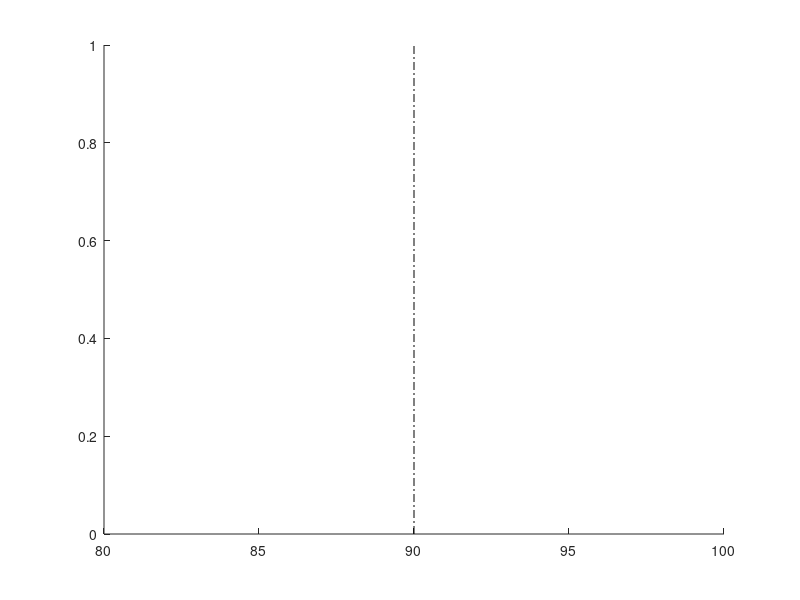

The MATLAB source for this figure: (Note: this script raises an error after producing the figure.)
close all;
clear all;

filePath = fullfile(pwd,'data');
flipNameStr = 'flip';
matFile = dir(fullfile(filePath,'*.mat'));
pBias = cell(1,2);
pThreshold = cell(1,2);
legendText = cell(2,2);

popChoice = [];
pI = 0;

figureNum = 1;
uniqueDeg = cell(1,2);
popHeadDeg = cell(1,2);
popPurDir = cell(1,2);
pChoice = cell(1,2);

colorIndex = {[1 0.1 0.1],[0.8 0.5 0.3];[0.1 0.1 1],[0.3 0.5 0.8];[0.1 1 0.1],[0.5 0.8 0.3];[0.1 1 1],[0.3 0.8 0.8]}; % {dir,typeI}

for i = 1:length(matFile)
    
    data = load(fullfile(filePath,matFile(i).name));
    popChoice = cat(1,popChoice,data.choice);
    trialNum = size(data.conditionIndex,1);
    flipDegree = contains(matFile(i).name,flipNameStr);
    num = regexp(matFile(i).name, '(\d+)','tokens');
    subNum = cell2mat(num{1});
    
    % rotation:
    headDeg{1} = nan(trialNum,2);
    purDir{1} = nan(trialNum,2);
    choice{1} = nan(trialNum,2);
    
    % frustum shift
    headDeg{2} = nan(trialNum,2);
    purDir{2} = nan(trialNum,2);
    choice{2} = nan(trialNum,2);
    
    % classfy the degree and pursuit direction based on the rotation type
    for triali = 1:trialNum
        motionType = data.trialIndex(triali,2);
        headDeg{motionType}(triali,:) = [data.conditionIndex(triali,1),data.trialIndex(triali,1)];
        purDir{motionType}(triali,:) = [data.conditionIndex(triali,4),data.trialIndex(triali,1)];
        choice{motionType}(triali,:) = [data.choice(triali),data.trialIndex(triali,1)];
    end
    
    if ishandle(figureNum); end; figure(figureNum); set(gcf,'color','white'); hold on; plot([90,90],[0,1],'-.k');
    
    for typeI =1:length(headDeg)
        % delete the nan vaule
        delDeg = find(isnan(headDeg{typeI}(:,1)));
        headDeg{typeI}(delDeg,:) = [];
        delDir = find(isnan(purDir{typeI}(:,1)));
        purDir{typeI}(delDir,:) = [];
        delChoice = find(isnan(choice{typeI}(:,1)));
        choice{typeI}(delChoice,:) = [];
        
        if flipDegree
            headDeg{typeI}(:,1) = -headDeg{typeI}(:,1);
        end
        
        uniqueDeg{typeI} = unique(headDeg{typeI}(:,1));
        
        popHeadDeg{typeI} = cat(1,popHeadDeg{typeI},headDeg{typeI});
        popPurDir{typeI} = cat(1,popPurDir{typeI},purDir{typeI});
        pChoice{typeI} = cat(1,pChoice{typeI},choice{typeI});
        
        pRight = [];
        choiceF = [];
        
        uniqueDir = unique(purDir{typeI}(:,1));
        dirLength = length(uniqueDir);
        dirIndex = cell(1,dirLength);
        for dir = 1:dirLength
            trialIndexI = find(purDir{typeI}(:,1) == uniqueDir(dir));
            dirIndex{dir} = purDir{typeI}(trialIndexI,:);
        end
        
        %         if typeI == 1
        %             for k = 1:length(uniqueDeg{typeI})
        %                 index = ismember(headDeg{typeI}(:,1),uniqueDeg{typeI}(k));
        %                 trialIndex = headDeg{typeI}(index,2);
        %                 pRight{k} = sum(choice{k} == 2)./ length(choice{k});
        %                 choiceF{k} = length(choice{k});
        %             end
        %             fitData = [uniqueDeg{typeI},cell2mat(pRight),cell2mat(choiceF)];
        %
        %             [bias,threshold] = cum_gaussfit_max1(fitData(1:end,:));
        %             pBias(triali,i) = bias;
        %             pThreshold(triali,i) = threshold;
        %             xi = min(uniqueDeg{typeI}):0.1:max(uniqueDeg{typeI});
        %             y_fit = cum_gaussfit([bias,threshold],xi);
        %
        %             if ishandle(figureNum); end; figure(figureNum); set(gcf,'color','white');
        %             plot([90,90],[0,1],'-.k');
        %             hold on
        %             plot(uniqueDeg{typeI},cell2mat(pRight),'*');
        %             plot(xi,y_fit,'-');
        %             set(gca, 'xlim',[-15,15],'ylim',[0 1])
        %             xlabel('Heading degree');
        %             ylabel('Proportion of "right" choice');
        %             title(['Condition ' num2str(typeI) ' for participant ' subNum]);
        %             %     hleg1=legend('choice','mean & standard error','linear result');
        %             %     set(hleg1,'Location','EastOutside')
        %             text(5,0.8,sprintf('\\it\\mu_{psy} = \\rm%6.3g\\circ',bias),'color','b')
        %             text(5,0.7,sprintf('\\it\\sigma_{psy} = \\rm%6.3g\\circ', threshold),'color','b')
        %             figureNum = figureNum+1;
        %         elseif typeI>1
        for dir = 1:dirLength
            for k = 1:length(uniqueDeg{typeI})
                index = find(ismember(headDeg{typeI}(:,1),uniqueDeg{typeI}(k)));
                trialIndex = headDeg{typeI}(index,2);
                trialIndex = trialIndex(ismember(trialIndex,dirIndex{dir}(:,2)));
                choicei{k} = choice{typeI}(ismember(choice{typeI}(:,2),trialIndex),1); %%
                pRight{k} = sum(choicei{k} == 2)./ length(choicei{k});
                choiceF{k} = length(choicei{k});
            end
            fitData = [uniqueDeg{typeI},cell2mat(pRight'),cell2mat(choiceF')];
            if min(cell2mat(pRight)) == 1
                fitData(:,2) = fitData(:,2) - 0.01;
            elseif max(cell2mat(pRight)) == 0
                fitData(:,2) = fitData(:,2) + 0.01;
            end
            [bias,threshold] = cum_gaussfit_max1(fitData(1:end,:));
            pBias{typeI}(dir,i) = bias;
            pThreshold{typeI}(dir,i) = threshold;
            xi = min(uniqueDeg{typeI}):0.1:max(uniqueDeg{typeI});
            y_fit = cum_gaussfit([bias,threshold],xi);
            
            plot(uniqueDeg{typeI},cell2mat(pRight),'*','color',colorIndex{dir,typeI});
            h(typeI,dir) = plot(xi,y_fit,'-','color',colorIndex{dir,typeI});
            set(gca, 'xlim',[-15,15],'ylim',[0 1])
            xlabel('Heading degree');
            ylabel('Proportion of "right" choice');
            legendText{dir,typeI} = ['Condition ' num2str(typeI) ' direction ' num2str(dir)];
            %     hleg1=legend('choice','mean & standard error','linear result');
            %     set(hleg1,'Location','EastOutside')
            text(6*typeI,0.6-0.2*dir,sprintf('\\it\\mu_{psy} = \\rm%6.3g\\circ',bias),'color',colorIndex{dir,typeI})
            text(6*typeI,0.5-0.2*dir,sprintf('\\it\\sigma_{psy} = \\rm%6.3g\\circ', threshold),'color',colorIndex{dir,typeI})
        end
        %         end
    end
    legend(h(:),cell2mat(legendText(:)));
    title([ 'Participant''s Number: ' subNum]);
    figureNum = figureNum+1;
    
end

if ishandle(figureNum); end; figure(figureNum); clf; set(gcf,'color','white'); hold on; plot([90,90],[0,1],'-.k');
% hPopulation = tight_subplot(2,2,[0.1 0.1]);
% set(hPopulation,'xtick',[]);
% set(hPopulation,'ytick',[]);

% draw popular result
for typeI =1:length(popHeadDeg)
    pPRight = [];
    pChoiceF = [];
    
    popUniqueDeg{typeI} = unique(popHeadDeg{typeI}(:,1));
    pUniqueDir = unique(popPurDir{typeI}(:,1));
    dirLength = length(pUniqueDir);
    dirIndex = cell(1,dirLength);
    for dir = 1:dirLength
        trialIndexI = find(popPurDir{typeI}(:,1) == pUniqueDir(dir));
        dirIndex{dir} = popPurDir{typeI}(trialIndexI,:);
    end
    for dir = 1:dirLength
        for k = 1:length(popUniqueDeg{typeI})
            index = find(ismember(popHeadDeg{typeI}(:,1),popUniqueDeg{typeI}(k)));
            trialIndex = popHeadDeg{typeI}(index,2);
            trialIndex = trialIndex(ismember(trialIndex,dirIndex{dir}(:,2)));
            pChoicei{k} = pChoice{typeI}(ismember(pChoice{typeI}(:,2),trialIndex),1); %%
            pPRight{k} = sum(pChoicei{k} == 2)./ length(pChoicei{k});
            pChoiceF{k} = length(pChoicei{k});
        end
        pFitData = [popUniqueDeg{typeI},cell2mat(pPRight'),cell2mat(pChoiceF')];
        if min(cell2mat(pPRight)) == 1
            pFitData(:,2) = pFitData(:,2) - 0.01;
        elseif max(cell2mat(pPRight)) == 0
            pFitData(:,2) = pFitData(:,2) + 0.01;
        end
        [bias,threshold] = cum_gaussfit_max1(pFitData(1:end,:));
        xi = min(popUniqueDeg{typeI}):0.1:max(popUniqueDeg{typeI});
        y_fit = cum_gaussfit([bias,threshold],xi);
        
        plot(popUniqueDeg{typeI},cell2mat(pPRight),'*','color',colorIndex{dir,typeI});
        h(typeI,dir) = plot(xi,y_fit,'-','color',colorIndex{dir,typeI});
        set(gca, 'xlim',[-15,15],'ylim',[0 1])
        xlabel('Heading degree');
        ylabel('Proportion of "right" choice');
        legendText{dir,typeI} = ['Condition ' num2str(typeI) ' direction ' num2str(dir)];
        %     hleg1=legend('choice','mean & standard error','linear result');
        %     set(hleg1,'Location','EastOutside')
        text(6*typeI,0.6-0.2*dir,sprintf('\\it\\mu_{psy} = \\rm%6.3g\\circ',bias),'color',colorIndex{dir,typeI})
        text(6*typeI,0.5-0.2*dir,sprintf('\\it\\sigma_{psy} = \\rm%6.3g\\circ', threshold),'color',colorIndex{dir,typeI})
    end
    %         end
end
legend(h(:),cell2mat(legendText(:)));
title('Population result');
[h1_Bias,p1_Bias] = ttest2(pBias{1}(1,:),pBias{2}(1,:))
[h2_Bias,p2_Bias] = ttest2(pBias{1}(2,:),pBias{2}(2,:))
[h1_Threshold,p1_Threshold] = ttest2(pThreshold{1}(1,:),pThreshold{2}(1,:))
[h2_Threshold,p2_Threshold] = ttest2(pThreshold{1}(2,:),pThreshold{2}(2,:))

% originally modified by GY from GCD (cum_gaussfit_max.m)
function [alpha, beta] = cum_gaussfit_max1(data_cum)
% Gaussian fits a accumulative Gaussian function to data using maximum likelihood
%	maximization under binomial assumptions.  It uses Gaussian_Fun for
%	error calculation.  Data must be in 3 columns: x, %-correct, Nobs
%	usage: [alpha, beta] = cum_gaussfit_max1(data)
%		alpha and beta are the bias and standard deviation parameters.
global Data_cum;
Data_cum = data_cum;

% generate guess
q = ones(2,1);

% get a starting threshold estimate by testing a bunch of values
% bias range from [-100,-10,-1,0,1,10,100]
% threshold ranges from [0.1,1,10,100]
bias_e = [-100,-10,-1,0,1,10,100];
threshold_e = [0.1,1,10,100];
errors=[];
for i=1:length(bias_e)
    for j=1:length(threshold_e)
        q(1,1) = bias_e(i);
        q(2,1) = threshold_e(j);
        errors(i,j) = cum_gaussfit_max(q);
    end
end
[min_indx1,min_indx2] = find(errors==min(min(errors)));
q(1,1) = bias_e(min_indx1);
q(2,1) = threshold_e(min_indx2);

OPTIONS = optimset('MaxIter', 5000);
quick = fminsearch('cum_gaussfit_max',q);
% quick
alpha = quick(1,1);
beta = quick(2,1);
end

function p=cum_gaussfit(beta,x)
MU=beta(1);
SIGMA=beta(2);
p = normcdf(x,MU,SIGMA);
end